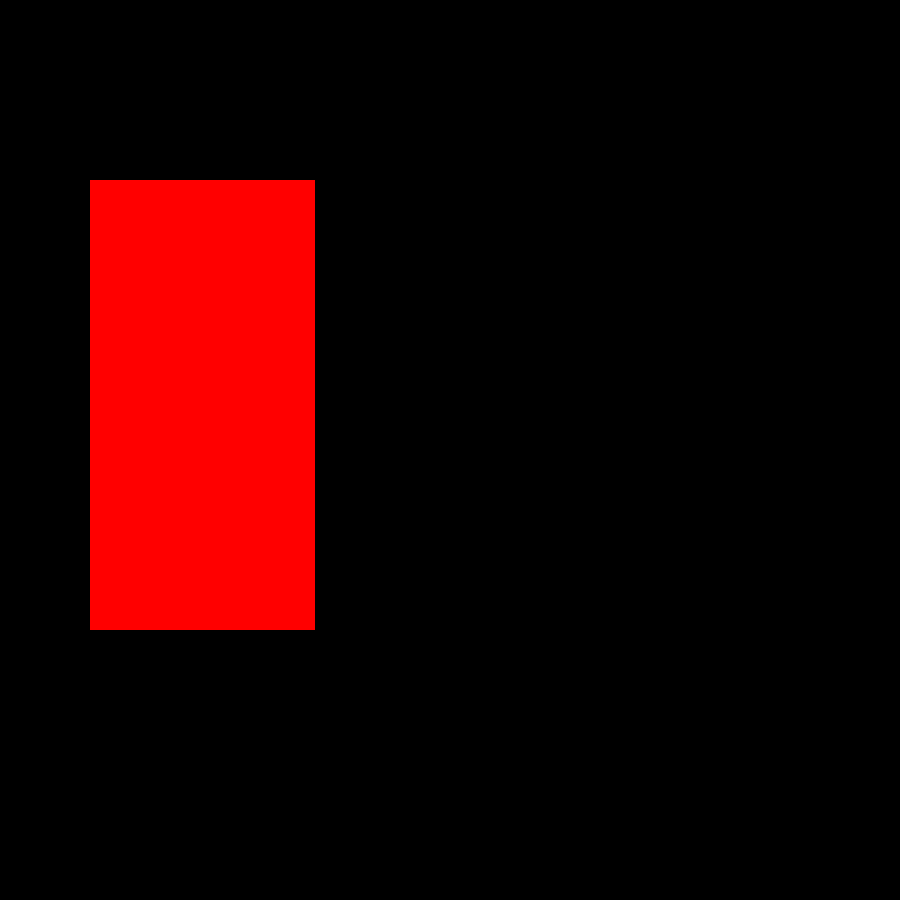
Frame 1 (no input)
Frame 60 (the mouse pressed at the canvas centre just before this capture): identical to frame 1, image omitted
Frame 120 (the mouse held since frame 60 and released just before this capture): identical to frame 1, image omitted

The Processing sketch that drew this single still picture (run headless with seeded random() and noise(); from frame 60 on, the mouse is pressed at the canvas centre):

// Processing sketch: day3
// ── day3.pde
void setup() {
  size(900,900);
  background (0); //black background
}
void draw() {
  //draw the menu
  background (0);
  fill(255,0,0);
  noStroke();
  //create variable "x" which is of type float, which means it has a decimal point,
  // then use the equal sign to give is a value
  float x = .1*width; 
  float y = .2*height;
  float w = .25*width;
  float h = .5*width;
  
  //rect(50,100,125,250);
  rect(x,y,w,h);
}
